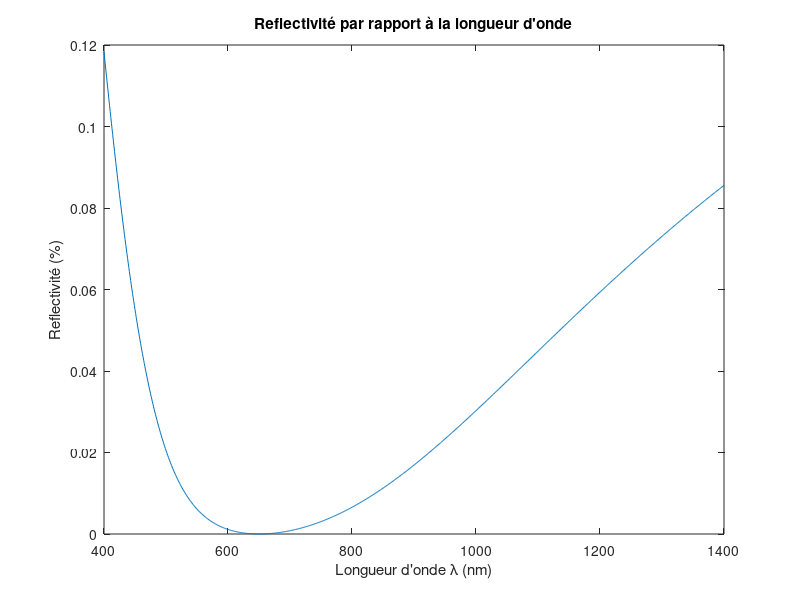

This figure's MATLAB source:
I = @(x) 6.61E15 ./ (x.^5 .* (exp(2484./x)-1)); 
n = [1.33,1.5,2.43,3.5]; 
gamma = [(n(1)-n(2))/(n(1)+n(2)),(n(2)-n(3))/(n(2)+n(3)),(n(3)-n(4))/(n(3)+n(4))]; % Liste d'expressions pour gamma avec deux couches. 
tau = []; 
Q = []; 
R = []; 
for i = 1:length(n)-1 % for loop pour calculer les valeurs de tau. 
    tau(end+1) = (2*n(i))/(n(i)+n(i+1)); 
end

Q01 = (1/tau(1)).* [1,gamma(1); gamma(1) 1]; % Calcul des matrices dynamiques entre chaque couche. 
Q12 = (1/tau(2)).* [1, gamma(2); gamma(2) 1]; 
Q23 = (1/tau(3)).* [1, gamma(3); gamma(3) 1]; 

lambda_1 = 400; lambda_2 = 1400; step = 1; % Variation de lambda entre 400 nm et 1400 nm. 
wav = lambda_1:step:lambda_2;
lambda_c = 650; % Valeur centrale pour lambda_c à 650 nm. 
d = lambda_c/4; % Épaisseur d est calculé comme un quart la longueur d'onde centrale comme décrit dans la description du projet.     
i = 1;                                                                                                                                
for w=wav
    phase = (2*pi*d)/w; % Calcul pour l'argument de la phase.
    P1 = [exp(j.*phase), 0; 0, exp(j.*-phase)]; % Calcul pour la matrice de propagation de l'onde. 
    T = Q01*P1*Q12*P1*Q23; % Calcul pour le matrice de transfert, comme l'est décrit par la théorie de MTM.

    gammaTotal = T(2,1)/T(1,1); % Calcul pour le gamma du système comme décrit dans les slides. 
    R(i) = abs(gammaTotal).^2; % Calcul pour la réflectivité à une certaine longueur d'onde. 
    i = i+1; 
    tauTotal = 1-abs(gammaTotal); % Calcul pour la transmittivité. 

   
end
% Graphe la réflectivité en fonction de la longueur d'onde. 
figure(1); 
plot(wav,R);
title("Reflectivité par rapport à la longueur d'onde"); 
xlabel("Longueur d'onde λ (nm)"); 
ylabel("Reflectivité (%)")

% ------------------------------
% Calcul de la puissance transmisse intégré par rapport à la longueur
% d'onde avec n2 = 2.43
T = 1-R; 
P_lambda = I(wav).*T; 
P = trapz(wav,P_lambda); 
fprintf('Puissance intégrée = %.3f W \n',P);  

% -------------------------------











